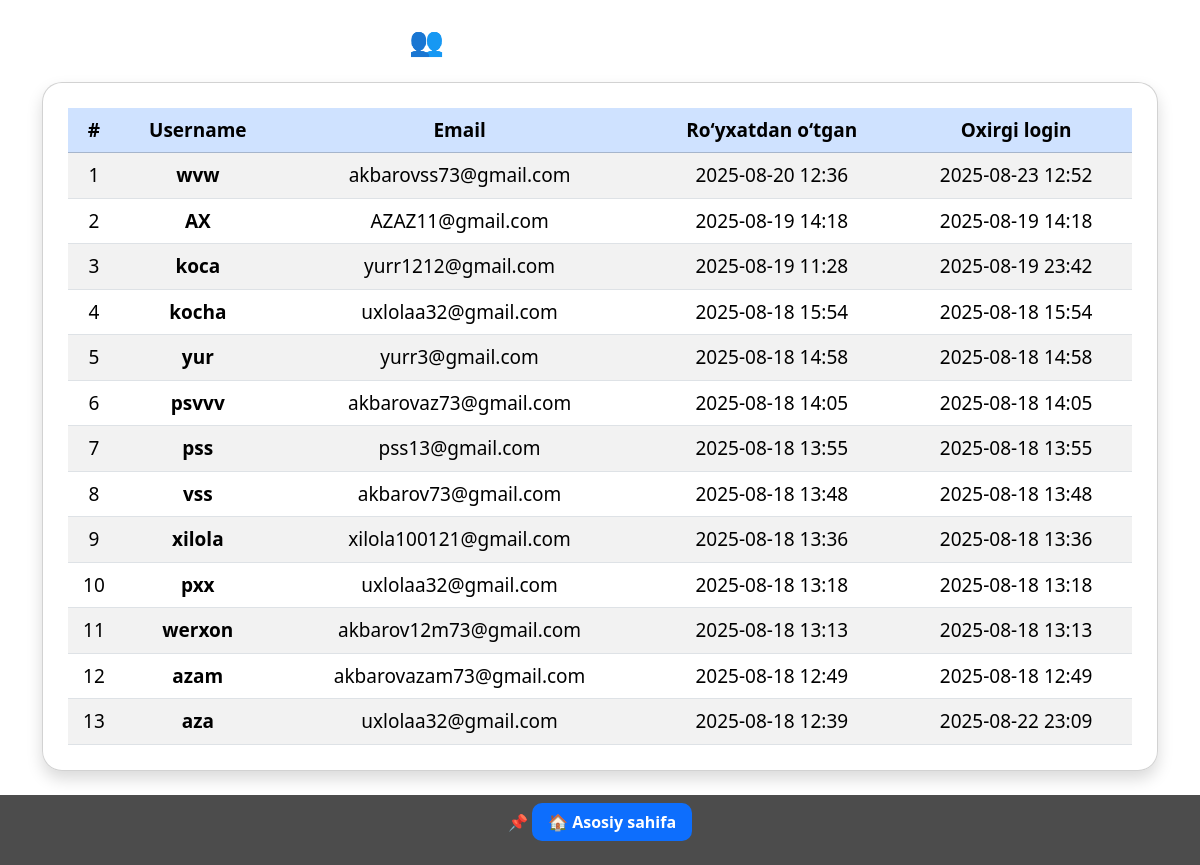
The page /user/all-users/ (signed in) on the database its author committed.
### user/models.py (models this page shows, shortened)
class CustomUser(AbstractUser):
    phone = models.CharField(max_length=13, blank=True, null=True)
    address = models.TextField(blank=True, null=True)
    avatar = models.ImageField(upload_to='avatars/', blank=True, null=True)

### user/views.py (the view)
# urls.py: path("all-users/", views.all_users, name="all_users"),
@login_required
def all_users(request):
    users = User.objects.all().order_by('-date_joined')
    return render(request, "user/alluser.html", {"users": users})

### templates/user/alluser.html (shortened to what this page needs)
<!DOCTYPE html>
<html lang="uz">
<head>
    <link href="https://cdn.jsdelivr.net/npm/bootstrap@5.3.2/dist/css/bootstrap.min.css" rel="stylesheet">
</head>
<body>
    <div class="container py-4">
        <h2 class="text-center mb-4">👥 Barcha foydalanuvchilar</h2>
        <div class="card shadow">
            <div class="table-responsive">
                <table class="table table-striped table-hover align-middle text-center mb-0">
                    <thead class="table-primary">
                        <tr>
                            <th>#</th>
                            <th>Username</th>
                            <th>Email</th>
                            <th>Ro‘yxatdan o‘tgan</th>
                            <th>Oxirgi login</th>
                        </tr>
                    </thead>
                    <tbody>
                        {% for user in users %}
                        <tr>
                            <td>{{ forloop.counter }}</td>
                            <td><b>{{ user.username }}</b></td>
                            <td>{{ user.email }}</td>
                            <td>{{ user.date_joined|date:"Y-m-d H:i" }}</td>
                            <td>{{ user.last_login|date:"Y-m-d H:i" }}</td>
                        </tr>
                        {% empty %}
                        <tr>
                            <td colspan="5" class="text-center text-muted">Hech qanday foydalanuvchi yo‘q</td>
                        </tr>
                        {% endfor %}
                    </tbody>
                </table>
            </div>
        </div>
    </div>
    <footer>
        <p>📌 <a href="{% url 'home' %}">🏠 Asosiy sahifa</a></p>
    </footer>
</body>
</html>

### templates/user/alluser.html (style rules this page uses)
body { background-image: url('https://avatars.mds.yandex.net/i?id=f399293543e86807741ba93b224f061f_l-5426221-images-thumbs&n=13'); background-size: cover; background-position: center; background-attachment: fixed; display: flex; flex-direction: column; min-height: 100vh; }
h2 { font-weight: bold; font-size: 28px; color: white; }
.card { border-radius: 20px; padding: 25px; background: rgba(255, 255, 255, 0.9); }
table th, table td { font-size: 19px; padding: 18px 14px; }
table th { text-align: center; }
footer { margin-top: auto; background: rgba(0,0,0,0.7); color: white; padding: 15px 0; text-align: center; }
footer a { color: #fff; font-weight: bold; text-decoration: none; background: #0d6efd; padding: 8px 16px; border-radius: 10px; transition: 0.3s; }

### rows shown on the page
CustomUser: username "wvw", email "akbarovss73@gmail.com", date_joined "2025-08-20 12:36", last_login "2025-08-23 12:52"
CustomUser: username "AX", email "AZAZ11@gmail.com", date_joined "2025-08-19 14:18", last_login "2025-08-19 14:18"
CustomUser: username "koca", email "yurr1212@gmail.com", date_joined "2025-08-19 11:28", last_login "2025-08-19 23:42"
CustomUser: username "kocha", email "uxlolaa32@gmail.com", date_joined "2025-08-18 15:54", last_login "2025-08-18 15:54"
CustomUser: username "yur", email "yurr3@gmail.com", date_joined "2025-08-18 14:58", last_login "2025-08-18 14:58"
CustomUser: username "psvvv", email "akbarovaz73@gmail.com", date_joined "2025-08-18 14:05", last_login "2025-08-18 14:05"
CustomUser: username "pss", email "pss13@gmail.com", date_joined "2025-08-18 13:55", last_login "2025-08-18 13:55"
CustomUser: username "vss", email "akbarov73@gmail.com", date_joined "2025-08-18 13:48", last_login "2025-08-18 13:48"
CustomUser: username "xilola", email "xilola100121@gmail.com", date_joined "2025-08-18 13:36", last_login "2025-08-18 13:36"
CustomUser: username "pxx", email "uxlolaa32@gmail.com", date_joined "2025-08-18 13:18", last_login "2025-08-18 13:18"
CustomUser: username "werxon", email "akbarov12m73@gmail.com", date_joined "2025-08-18 13:13", last_login "2025-08-18 13:13"
CustomUser: username "azam", email "akbarovazam73@gmail.com", date_joined "2025-08-18 12:49", last_login "2025-08-18 12:49"
CustomUser: username "aza", email "uxlolaa32@gmail.com", date_joined "2025-08-18 12:39", last_login "2025-08-22 23:09"
